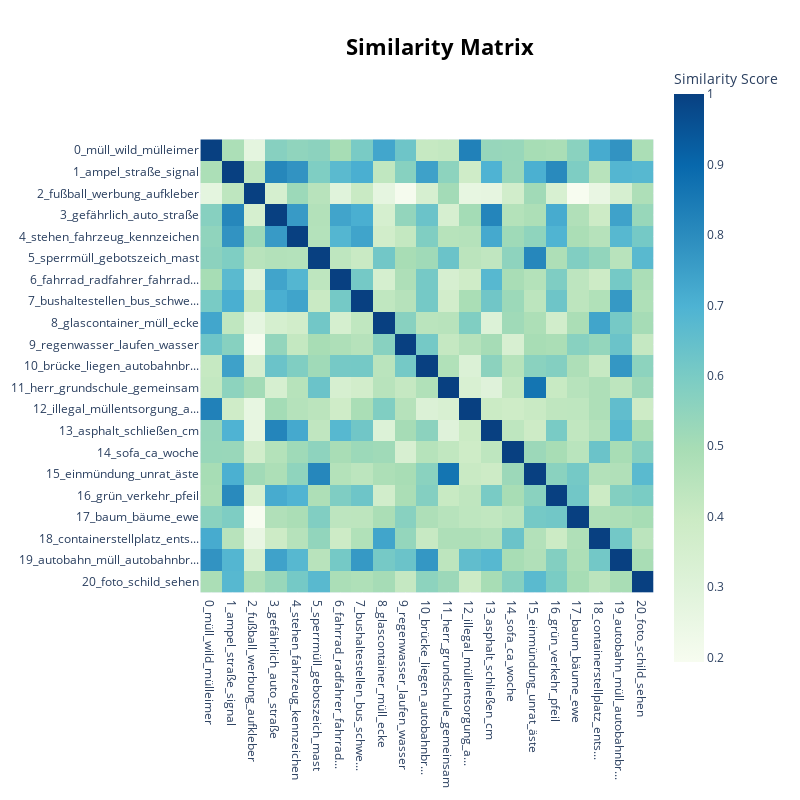

Here is the notebook cell this chart was saved with:
### Code cell
topic_model.visualize_heatmap()

### Figure 1 — Plotly figure (JSON) as saved in the notebook; plotly's stock layout.template omitted (floating-point values rounded to 4 significant figures; data arrays with more than 128 entries replaced by an {"elided": "..."} marker saying what was removed)
{"data": [{"coloraxis": "coloraxis", "hovertemplate": "x: %{x}<br>y: %{y}<br>Similarity Score: %{z}<extra></extra>", "name": "0", "type": "heatmap", "x": ["0_müll_wild_mülleimer", "1_ampel_straße_signal", "2_fußball_werbung_aufkleber", "3_gefährlich_auto_straße", "4_stehen_fahrzeug_kennzeichen", "5_sperrmüll_gebotszeich_mast", "6_fahrrad_radfahrer_fahrrad...", "7_bushaltestellen_bus_schwe...", "8_glascontainer_müll_ecke", "9_regenwasser_laufen_wasser", "10_brücke_liegen_autobahnbr...", "11_herr_grundschule_gemeinsam", "12_illegal_müllentsorgung_a...", "13_asphalt_schließen_cm", "14_sofa_ca_woche", "15_einmündung_unrat_äste", "16_grün_verkehr_pfeil", "17_baum_bäume_ewe", "18_containerstellplatz_ents...", "19_autobahn_müll_autobahnbr...", "20_foto_schild_sehen"], "xaxis": "x", "y": ["0_müll_wild_mülleimer", "1_ampel_straße_signal", "2_fußball_werbung_aufkleber", "3_gefährlich_auto_straße", "4_stehen_fahrzeug_kennzeichen", "5_sperrmüll_gebotszeich_mast", "6_fahrrad_radfahrer_fahrrad...", "7_bushaltestellen_bus_schwe...", "8_glascontainer_müll_ecke", "9_regenwasser_laufen_wasser", "10_brücke_liegen_autobahnbr...", "11_herr_grundschule_gemeinsam", "12_illegal_müllentsorgung_a...", "13_asphalt_schließen_cm", "14_sofa_ca_woche", "15_einmündung_unrat_äste", "16_grün_verkehr_pfeil", "17_baum_bäume_ewe", "18_containerstellplatz_ents...", "19_autobahn_müll_autobahnbr...", "20_foto_schild_sehen"], "yaxis": "y", "z": {"elided": "21x21 float values"}}], "layout": {"coloraxis": {"colorbar": {"title": {"text": "Similarity Score"}}, "colorscale": [[0, "rgb(247,252,240)"], [0.125, "rgb(224,243,219)"], [0.25, "rgb(204,235,197)"], [0.375, "rgb(168,221,181)"], [0.5, "rgb(123,204,196)"], [0.625, "rgb(78,179,211)"], [0.75, "rgb(43,140,190)"], [0.875, "rgb(8,104,172)"], [1, "rgb(8,64,129)"]]}, "height": 800, "hoverlabel": {"bgcolor": "white", "font": {"family": "Rockwell", "size": 16}}, "legend": {"title": {"text": "Trend"}}, "margin": {"t": 60}, "showlegend": true, "title": {"font": {"color": "Black", "size": 22}, "text": "<b>Similarity Matrix</b>", "x": 0.55, "xanchor": "center", "y": 0.95, "yanchor": "top"}, "width": 800, "xaxis": {"anchor": "y", "constrain": "domain", "domain": [0, 1], "scaleanchor": "y"}, "yaxis": {"anchor": "x", "autorange": "reversed", "constrain": "domain", "domain": [0, 1]}}}
